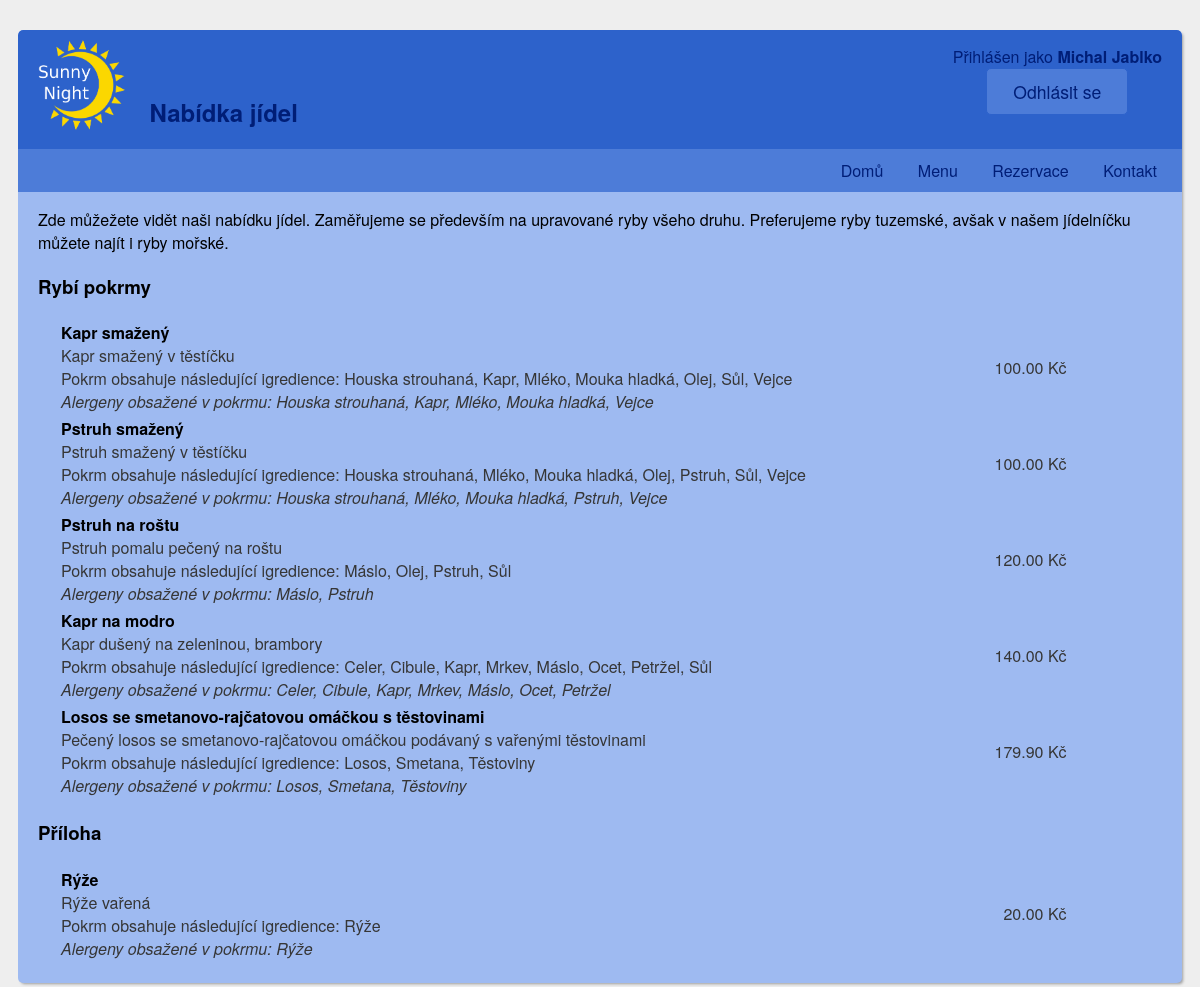
The page /menu.php (signed in) on the database its author committed.
### tables this page shows
CREATE TABLE IF NOT EXISTS `iis_h_potravina` (
  `ID` int(11) NOT NULL AUTO_INCREMENT,
  `jmeno` varchar(128) NOT NULL,
  `druh` varchar(128) NOT NULL,
  `doba_pripravy` int(11) DEFAULT NULL,
  `popis_pripravy` varchar(4000) DEFAULT NULL,
  `cena` float NOT NULL,
  `prodano_kusu` int(11) NOT NULL,
  `talir` varchar(128) DEFAULT NULL,
  `sklenice` varchar(128) DEFAULT NULL,
  `url_obrazku` varchar(128) NOT NULL,
  `popis` varchar(256) NOT NULL,
  `poradi` int(11) NOT NULL,
  PRIMARY KEY (`ID`)
);

### WWW/includes/food_menu.php (the view, shortened to what this page needs)
<?php
	echo '<div class="food_menu">';
	$selected_jidla = mysql_query("
		SELECT  iis_h_potravina.ID, iis_h_potravina.jmeno AS jmeno_potraviny,
				iis_h_surovina.jmeno AS jmeno_suroviny, druh, CAST(cena AS DECIMAL(11,2)) as cena,
				url_obrazku, popis, poradi, alergeny
		FROM iis_h_potravina, iis_h_surovina, iis_s_potravina_surovina
		WHERE
			iis_h_surovina.ID  = iis_s_potravina_surovina.surovina AND
			iis_h_potravina.ID = iis_s_potravina_surovina.potravina
		ORDER BY poradi, cena, iis_h_potravina.jmeno
	");
	$jidla_data = array();
	while( $row = mysql_fetch_assoc( $selected_jidla ) ) {
		array_push( $jidla_data, $row );
	}
	if ( $selected_jidla && mysql_num_rows( $selected_jidla ) > 0 ) {
		$druh = "";
		$next_row = "";
		$prev_id = 0;
		foreach ( $jidla_data as $row) {
			if ( $next_row == "" || $prev_id != $row['ID']  ) {
				$suroviny  = array();
				$alergeny  = array();
				foreach ( $jidla_data as $next_row) {
					if ( $next_row['ID'] == $row['ID'] ) {
						array_push( $suroviny, $next_row['jmeno_suroviny'] );
						if ( $next_row['alergeny'] != NULL ) {
							$alergeny_v_radku = explode( ',', $next_row['jmeno_suroviny'] );
							foreach( $alergeny_v_radku as $alergen ) {
								if ( !in_array( $alergen, $alergeny ) ) {
									array_push( $alergeny, $alergen );
								}
							}
						}
					}
				}
				if ( $druh != $row['druh'] ) {
					if ( $druh != "" ) {
						echo '</tbody></table>';
					}
					$druh = $row['druh'];
					echo '<h3>'.$druh.'</h3>';
					echo '<table class="neohranicena_tabulka"><tbody>';
				}
				sort( $alergeny );
				sort( $suroviny );
				$suroviny = implode( ', ', $suroviny );
				$alergeny = implode( ', ', $alergeny );
				echo '<tr>';
				echo '<td> <span class="jmeno_potraviny">'.$row['jmeno_potraviny'].'</span>';
				echo '<span class="popis_potraviny">'.$row['popis'].'</span>';
				echo '<span class="suroviny_potraviny">Pokrm obsahuje následující igredience: '.$suroviny.'</span>';
				echo '<span class="alergeny_potraviny">Alergeny obsažené v pokrmu: '.$alergeny.'</span>';
				echo '</td>';
				echo '<td><span class="cena_potraviny">'.$row['cena'].' Kč</span></td>';
				echo '</tr>';
				$prev_id = $row['ID'];
			}
		}
		if ( $druh != "" ) {
			echo '</tbody></table>';
		}
	}
	echo '</div>';
?>

### WWW/css/style.css (style rules this page uses)
body { padding: 22px 10px; font-family: 'Helvetica Neue', Helvetica, Arial, sans-serif; background: #eee url('https://i.imgur.com/eeQeRmk.png'); }
table { margin-bottom: 10px; }
td:first-child { padding-right: 20px; }
.food_menu table { display: table; margin: 0 20px; width: 90%; }
.food_menu span { display: block; color: #363636; }
.food_menu .jmeno_potraviny { font-weight: 700; color: #000; }
.food_menu .alergeny_potraviny { font-style: italic; }
.food_menu td:last-child { text-align: right; white-space: nowrap; }
.neohranicena_tabulka td:first-child { padding-right: 20px; }

### rows shown on the page
iis_h_potravina: druh "Rybí pokrmy", jmeno "Kapr smažený", popis "Kapr smažený v těstíčku", suroviny "Houska strouhaná, Kapr, Mléko, Mouka hladká, Olej, Sůl, Vejce", alergeny "Houska strouhaná, Kapr, Mléko, Mouka hladká, Vejce", cena "100.00"
iis_h_potravina: jmeno "Pstruh smažený", popis "Pstruh smažený v těstíčku", suroviny "Houska strouhaná, Mléko, Mouka hladká, Olej, Pstruh, Sůl, Vejce", alergeny "Houska strouhaná, Mléko, Mouka hladká, Pstruh, Vejce", cena "100.00"
iis_h_potravina: jmeno "Pstruh na roštu", popis "Pstruh pomalu pečený na roštu", suroviny "Máslo, Olej, Pstruh, Sůl", alergeny "Máslo, Pstruh", cena "120.00"
iis_h_potravina: jmeno "Kapr na modro", popis "Kapr dušený na zeleninou, brambory", suroviny "Celer, Cibule, Kapr, Mrkev, Máslo, Ocet, Petržel, Sůl", alergeny "Celer, Cibule, Kapr, Mrkev, Máslo, Ocet, Petržel", cena "140.00"
iis_h_potravina: jmeno "Losos se smetanovo-rajčatovou omáčkou s těstovinami", popis "Pečený losos se smetanovo-rajčatovou omáčkou podávaný s vařenými těstovinami", suroviny "Losos, Smetana, Těstoviny", alergeny "Losos, Smetana, Těstoviny", cena "179.90"
iis_h_potravina: druh "Příloha", jmeno "Rýže", popis "Rýže vařená", suroviny "Rýže", alergeny "Rýže", cena "20.00"

### other values the page prints
$h2_nadpis "Nabídka jídel"
$_SESSION['user']['jmeno'] "Michal"
$_SESSION['user']['prijmeni'] "Jablko"
